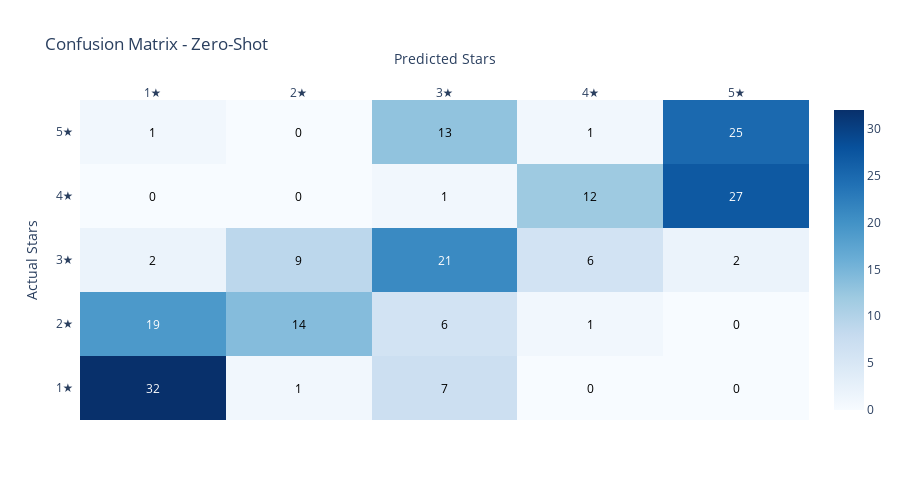
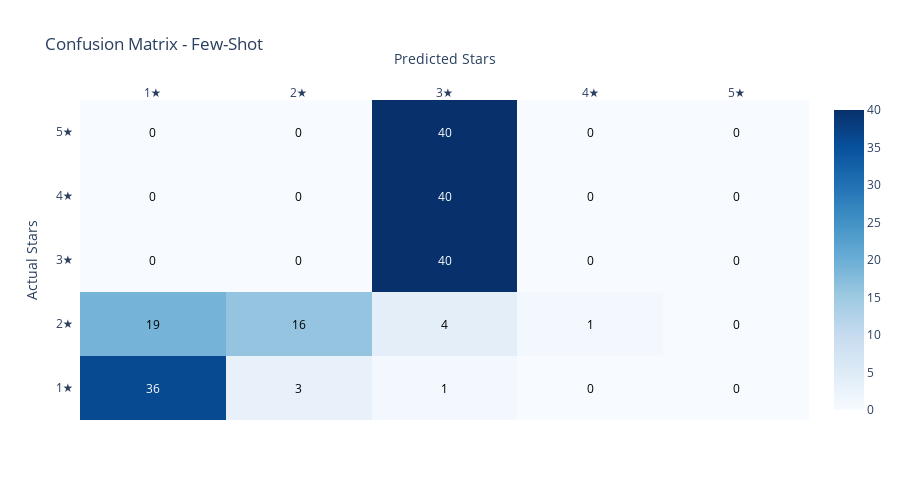
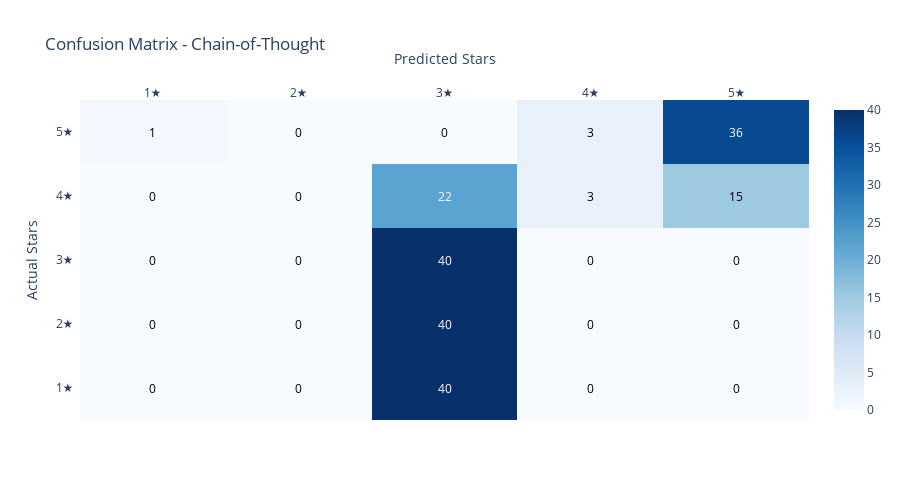

Notebook code cell kept with these figures, in order:
### Code cell
# Confusion matrices for each approach
from sklearn.metrics import confusion_matrix
import plotly.figure_factory as ff

def plot_confusion_matrix(results_df, approach_name):
    cm = confusion_matrix(results_df['actual_stars'], results_df['predicted_stars'], labels=[1, 2, 3, 4, 5])
    
    fig = ff.create_annotated_heatmap(
        z=cm,
        x=['1★', '2★', '3★', '4★', '5★'],
        y=['1★', '2★', '3★', '4★', '5★'],
        colorscale='Blues',
        showscale=True
    )
    
    fig.update_layout(
        title=f'Confusion Matrix - {approach_name}',
        xaxis_title='Predicted Stars',
        yaxis_title='Actual Stars',
        height=500
    )
    
    fig.show()

# Plot confusion matrices
plot_confusion_matrix(results_zero_shot, 'Zero-Shot')
plot_confusion_matrix(results_few_shot, 'Few-Shot')
plot_confusion_matrix(results_cot, 'Chain-of-Thought')

### Figure 1 — Plotly figure (JSON) as saved in the notebook; plotly's stock layout.template omitted (floating-point values rounded to 4 significant figures)
{"data": [{"colorscale": [[0, "rgb(247,251,255)"], [0.125, "rgb(222,235,247)"], [0.25, "rgb(198,219,239)"], [0.375, "rgb(158,202,225)"], [0.5, "rgb(107,174,214)"], [0.625, "rgb(66,146,198)"], [0.75, "rgb(33,113,181)"], [0.875, "rgb(8,81,156)"], [1, "rgb(8,48,107)"]], "reversescale": false, "showscale": true, "type": "heatmap", "x": ["1★", "2★", "3★", "4★", "5★"], "y": ["1★", "2★", "3★", "4★", "5★"], "z": [[32, 1, 7, 0, 0], [19, 14, 6, 1, 0], [2, 9, 21, 6, 2], [0, 0, 1, 12, 27], [1, 0, 13, 1, 25]]}], "layout": {"annotations": [{"font": {"color": "#FFFFFF"}, "showarrow": false, "text": "32", "x": "1★", "xref": "x", "y": "1★", "yref": "y"}, {"font": {"color": "#000000"}, "showarrow": false, "text": "1", "x": "2★", "xref": "x", "y": "1★", "yref": "y"}, {"font": {"color": "#000000"}, "showarrow": false, "text": "7", "x": "3★", "xref": "x", "y": "1★", "yref": "y"}, {"font": {"color": "#000000"}, "showarrow": false, "text": "0", "x": "4★", "xref": "x", "y": "1★", "yref": "y"}, {"font": {"color": "#000000"}, "showarrow": false, "text": "0", "x": "5★", "xref": "x", "y": "1★", "yref": "y"}, {"font": {"color": "#FFFFFF"}, "showarrow": false, "text": "19", "x": "1★", "xref": "x", "y": "2★", "yref": "y"}, {"font": {"color": "#000000"}, "showarrow": false, "text": "14", "x": "2★", "xref": "x", "y": "2★", "yref": "y"}, {"font": {"color": "#000000"}, "showarrow": false, "text": "6", "x": "3★", "xref": "x", "y": "2★", "yref": "y"}, {"font": {"color": "#000000"}, "showarrow": false, "text": "1", "x": "4★", "xref": "x", "y": "2★", "yref": "y"}, {"font": {"color": "#000000"}, "showarrow": false, "text": "0", "x": "5★", "xref": "x", "y": "2★", "yref": "y"}, {"font": {"color": "#000000"}, "showarrow": false, "text": "2", "x": "1★", "xref": "x", "y": "3★", "yref": "y"}, {"font": {"color": "#000000"}, "showarrow": false, "text": "9", "x": "2★", "xref": "x", "y": "3★", "yref": "y"}, {"font": {"color": "#FFFFFF"}, "showarrow": false, "text": "21", "x": "3★", "xref": "x", "y": "3★", "yref": "y"}, {"font": {"color": "#000000"}, "showarrow": false, "text": "6", "x": "4★", "xref": "x", "y": "3★", "yref": "y"}, {"font": {"color": "#000000"}, "showarrow": false, "text": "2", "x": "5★", "xref": "x", "y": "3★", "yref": "y"}, {"font": {"color": "#000000"}, "showarrow": false, "text": "0", "x": "1★", "xref": "x", "y": "4★", "yref": "y"}, {"font": {"color": "#000000"}, "showarrow": false, "text": "0", "x": "2★", "xref": "x", "y": "4★", "yref": "y"}, {"font": {"color": "#000000"}, "showarrow": false, "text": "1", "x": "3★", "xref": "x", "y": "4★", "yref": "y"}, {"font": {"color": "#000000"}, "showarrow": false, "text": "12", "x": "4★", "xref": "x", "y": "4★", "yref": "y"}, {"font": {"color": "#FFFFFF"}, "showarrow": false, "text": "27", "x": "5★", "xref": "x", "y": "4★", "yref": "y"}, {"font": {"color": "#000000"}, "showarrow": false, "text": "1", "x": "1★", "xref": "x", "y": "5★", "yref": "y"}, {"font": {"color": "#000000"}, "showarrow": false, "text": "0", "x": "2★", "xref": "x", "y": "5★", "yref": "y"}, {"font": {"color": "#000000"}, "showarrow": false, "text": "13", "x": "3★", "xref": "x", "y": "5★", "yref": "y"}, {"font": {"color": "#000000"}, "showarrow": false, "text": "1", "x": "4★", "xref": "x", "y": "5★", "yref": "y"}, {"font": {"color": "#FFFFFF"}, "showarrow": false, "text": "25", "x": "5★", "xref": "x", "y": "5★", "yref": "y"}], "height": 500, "title": {"text": "Confusion Matrix - Zero-Shot"}, "xaxis": {"dtick": 1, "gridcolor": "rgb(0, 0, 0)", "side": "top", "ticks": "", "title": {"text": "Predicted Stars"}}, "yaxis": {"dtick": 1, "ticks": "", "ticksuffix": "  ", "title": {"text": "Actual Stars"}}}}

### Figure 2 — Plotly figure (JSON) as saved in the notebook; plotly's stock layout.template omitted (floating-point values rounded to 4 significant figures)
{"data": [{"colorscale": [[0, "rgb(247,251,255)"], [0.125, "rgb(222,235,247)"], [0.25, "rgb(198,219,239)"], [0.375, "rgb(158,202,225)"], [0.5, "rgb(107,174,214)"], [0.625, "rgb(66,146,198)"], [0.75, "rgb(33,113,181)"], [0.875, "rgb(8,81,156)"], [1, "rgb(8,48,107)"]], "reversescale": false, "showscale": true, "type": "heatmap", "x": ["1★", "2★", "3★", "4★", "5★"], "y": ["1★", "2★", "3★", "4★", "5★"], "z": [[36, 3, 1, 0, 0], [19, 16, 4, 1, 0], [0, 0, 40, 0, 0], [0, 0, 40, 0, 0], [0, 0, 40, 0, 0]]}], "layout": {"annotations": [{"font": {"color": "#FFFFFF"}, "showarrow": false, "text": "36", "x": "1★", "xref": "x", "y": "1★", "yref": "y"}, {"font": {"color": "#000000"}, "showarrow": false, "text": "3", "x": "2★", "xref": "x", "y": "1★", "yref": "y"}, {"font": {"color": "#000000"}, "showarrow": false, "text": "1", "x": "3★", "xref": "x", "y": "1★", "yref": "y"}, {"font": {"color": "#000000"}, "showarrow": false, "text": "0", "x": "4★", "xref": "x", "y": "1★", "yref": "y"}, {"font": {"color": "#000000"}, "showarrow": false, "text": "0", "x": "5★", "xref": "x", "y": "1★", "yref": "y"}, {"font": {"color": "#000000"}, "showarrow": false, "text": "19", "x": "1★", "xref": "x", "y": "2★", "yref": "y"}, {"font": {"color": "#000000"}, "showarrow": false, "text": "16", "x": "2★", "xref": "x", "y": "2★", "yref": "y"}, {"font": {"color": "#000000"}, "showarrow": false, "text": "4", "x": "3★", "xref": "x", "y": "2★", "yref": "y"}, {"font": {"color": "#000000"}, "showarrow": false, "text": "1", "x": "4★", "xref": "x", "y": "2★", "yref": "y"}, {"font": {"color": "#000000"}, "showarrow": false, "text": "0", "x": "5★", "xref": "x", "y": "2★", "yref": "y"}, {"font": {"color": "#000000"}, "showarrow": false, "text": "0", "x": "1★", "xref": "x", "y": "3★", "yref": "y"}, {"font": {"color": "#000000"}, "showarrow": false, "text": "0", "x": "2★", "xref": "x", "y": "3★", "yref": "y"}, {"font": {"color": "#FFFFFF"}, "showarrow": false, "text": "40", "x": "3★", "xref": "x", "y": "3★", "yref": "y"}, {"font": {"color": "#000000"}, "showarrow": false, "text": "0", "x": "4★", "xref": "x", "y": "3★", "yref": "y"}, {"font": {"color": "#000000"}, "showarrow": false, "text": "0", "x": "5★", "xref": "x", "y": "3★", "yref": "y"}, {"font": {"color": "#000000"}, "showarrow": false, "text": "0", "x": "1★", "xref": "x", "y": "4★", "yref": "y"}, {"font": {"color": "#000000"}, "showarrow": false, "text": "0", "x": "2★", "xref": "x", "y": "4★", "yref": "y"}, {"font": {"color": "#FFFFFF"}, "showarrow": false, "text": "40", "x": "3★", "xref": "x", "y": "4★", "yref": "y"}, {"font": {"color": "#000000"}, "showarrow": false, "text": "0", "x": "4★", "xref": "x", "y": "4★", "yref": "y"}, {"font": {"color": "#000000"}, "showarrow": false, "text": "0", "x": "5★", "xref": "x", "y": "4★", "yref": "y"}, {"font": {"color": "#000000"}, "showarrow": false, "text": "0", "x": "1★", "xref": "x", "y": "5★", "yref": "y"}, {"font": {"color": "#000000"}, "showarrow": false, "text": "0", "x": "2★", "xref": "x", "y": "5★", "yref": "y"}, {"font": {"color": "#FFFFFF"}, "showarrow": false, "text": "40", "x": "3★", "xref": "x", "y": "5★", "yref": "y"}, {"font": {"color": "#000000"}, "showarrow": false, "text": "0", "x": "4★", "xref": "x", "y": "5★", "yref": "y"}, {"font": {"color": "#000000"}, "showarrow": false, "text": "0", "x": "5★", "xref": "x", "y": "5★", "yref": "y"}], "height": 500, "title": {"text": "Confusion Matrix - Few-Shot"}, "xaxis": {"dtick": 1, "gridcolor": "rgb(0, 0, 0)", "side": "top", "ticks": "", "title": {"text": "Predicted Stars"}}, "yaxis": {"dtick": 1, "ticks": "", "ticksuffix": "  ", "title": {"text": "Actual Stars"}}}}

### Figure 3 — Plotly figure (JSON) as saved in the notebook; plotly's stock layout.template omitted (floating-point values rounded to 4 significant figures)
{"data": [{"colorscale": [[0, "rgb(247,251,255)"], [0.125, "rgb(222,235,247)"], [0.25, "rgb(198,219,239)"], [0.375, "rgb(158,202,225)"], [0.5, "rgb(107,174,214)"], [0.625, "rgb(66,146,198)"], [0.75, "rgb(33,113,181)"], [0.875, "rgb(8,81,156)"], [1, "rgb(8,48,107)"]], "reversescale": false, "showscale": true, "type": "heatmap", "x": ["1★", "2★", "3★", "4★", "5★"], "y": ["1★", "2★", "3★", "4★", "5★"], "z": [[0, 0, 40, 0, 0], [0, 0, 40, 0, 0], [0, 0, 40, 0, 0], [0, 0, 22, 3, 15], [1, 0, 0, 3, 36]]}], "layout": {"annotations": [{"font": {"color": "#000000"}, "showarrow": false, "text": "0", "x": "1★", "xref": "x", "y": "1★", "yref": "y"}, {"font": {"color": "#000000"}, "showarrow": false, "text": "0", "x": "2★", "xref": "x", "y": "1★", "yref": "y"}, {"font": {"color": "#FFFFFF"}, "showarrow": false, "text": "40", "x": "3★", "xref": "x", "y": "1★", "yref": "y"}, {"font": {"color": "#000000"}, "showarrow": false, "text": "0", "x": "4★", "xref": "x", "y": "1★", "yref": "y"}, {"font": {"color": "#000000"}, "showarrow": false, "text": "0", "x": "5★", "xref": "x", "y": "1★", "yref": "y"}, {"font": {"color": "#000000"}, "showarrow": false, "text": "0", "x": "1★", "xref": "x", "y": "2★", "yref": "y"}, {"font": {"color": "#000000"}, "showarrow": false, "text": "0", "x": "2★", "xref": "x", "y": "2★", "yref": "y"}, {"font": {"color": "#FFFFFF"}, "showarrow": false, "text": "40", "x": "3★", "xref": "x", "y": "2★", "yref": "y"}, {"font": {"color": "#000000"}, "showarrow": false, "text": "0", "x": "4★", "xref": "x", "y": "2★", "yref": "y"}, {"font": {"color": "#000000"}, "showarrow": false, "text": "0", "x": "5★", "xref": "x", "y": "2★", "yref": "y"}, {"font": {"color": "#000000"}, "showarrow": false, "text": "0", "x": "1★", "xref": "x", "y": "3★", "yref": "y"}, {"font": {"color": "#000000"}, "showarrow": false, "text": "0", "x": "2★", "xref": "x", "y": "3★", "yref": "y"}, {"font": {"color": "#FFFFFF"}, "showarrow": false, "text": "40", "x": "3★", "xref": "x", "y": "3★", "yref": "y"}, {"font": {"color": "#000000"}, "showarrow": false, "text": "0", "x": "4★", "xref": "x", "y": "3★", "yref": "y"}, {"font": {"color": "#000000"}, "showarrow": false, "text": "0", "x": "5★", "xref": "x", "y": "3★", "yref": "y"}, {"font": {"color": "#000000"}, "showarrow": false, "text": "0", "x": "1★", "xref": "x", "y": "4★", "yref": "y"}, {"font": {"color": "#000000"}, "showarrow": false, "text": "0", "x": "2★", "xref": "x", "y": "4★", "yref": "y"}, {"font": {"color": "#FFFFFF"}, "showarrow": false, "text": "22", "x": "3★", "xref": "x", "y": "4★", "yref": "y"}, {"font": {"color": "#000000"}, "showarrow": false, "text": "3", "x": "4★", "xref": "x", "y": "4★", "yref": "y"}, {"font": {"color": "#000000"}, "showarrow": false, "text": "15", "x": "5★", "xref": "x", "y": "4★", "yref": "y"}, {"font": {"color": "#000000"}, "showarrow": false, "text": "1", "x": "1★", "xref": "x", "y": "5★", "yref": "y"}, {"font": {"color": "#000000"}, "showarrow": false, "text": "0", "x": "2★", "xref": "x", "y": "5★", "yref": "y"}, {"font": {"color": "#000000"}, "showarrow": false, "text": "0", "x": "3★", "xref": "x", "y": "5★", "yref": "y"}, {"font": {"color": "#000000"}, "showarrow": false, "text": "3", "x": "4★", "xref": "x", "y": "5★", "yref": "y"}, {"font": {"color": "#FFFFFF"}, "showarrow": false, "text": "36", "x": "5★", "xref": "x", "y": "5★", "yref": "y"}], "height": 500, "title": {"text": "Confusion Matrix - Chain-of-Thought"}, "xaxis": {"dtick": 1, "gridcolor": "rgb(0, 0, 0)", "side": "top", "ticks": "", "title": {"text": "Predicted Stars"}}, "yaxis": {"dtick": 1, "ticks": "", "ticksuffix": "  ", "title": {"text": "Actual Stars"}}}}
